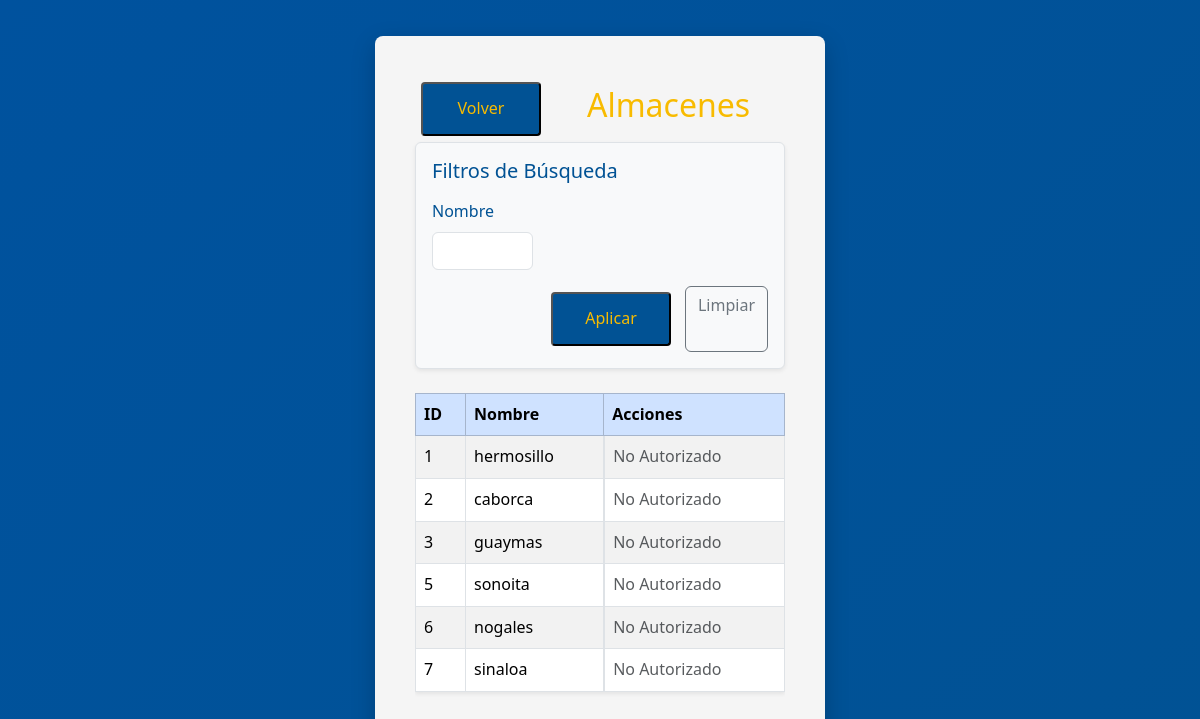
/almacenes (signed in), run on an earlier commit of the app's database.
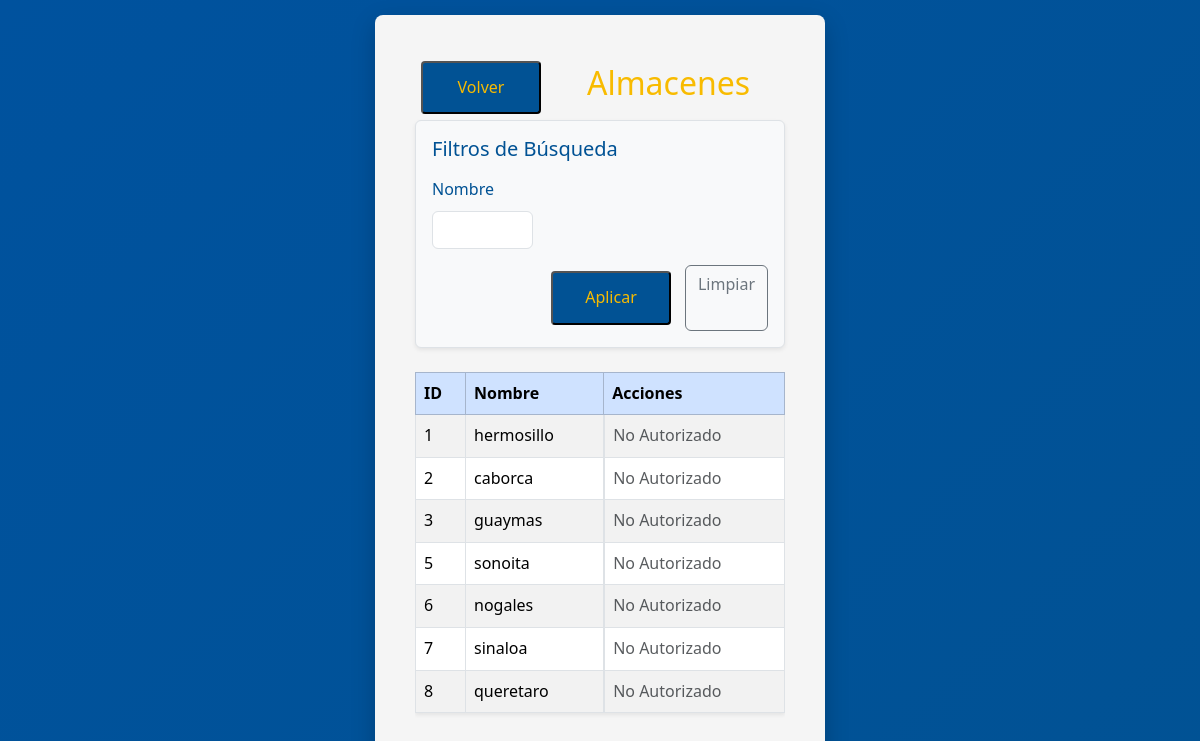
And on a later commit of the database.
### tables this page shows
CREATE TABLE almacenes (
    id INTEGER PRIMARY KEY,
    nombre TEXT NOT NULL
);

### app.py (the view)
@app.route('/almacenes')
@login_requerido
def almacenes():
    conn = get_db_connection()
    cursor = conn.cursor()
    nombre = request.args.get('nombre', '').strip()
    query = 'SELECT * FROM almacenes WHERE 1=1'
    params = []
    if nombre:
        query += ' AND nombre LIKE ?'
        params.append('%' + nombre + '%')
    cursor.execute(query, params)
    almacenes = cursor.fetchall()
    conn.close()
    filter_values = {
        'nombre': nombre
    }
    return render_template('almacenes.html',
                           almacenes=almacenes,
                           usuario=session.get('usuario'),
                           rol=session.get('rol'),
                           filter_values=filter_values)

### app.py (called while the page is built)
def login_requerido(f):
    @wraps(f)
    def decorated_function(*args, **kwargs):
        if 'usuario' not in session:
            flash('Debe iniciar sesión para acceder a esta página', 'warning')
            return redirect(url_for('login'))
        return f(*args, **kwargs)
    return decorated_function

def get_db_connection():
    conn = sqlite3.connect('instance/InventarioBD.db')
    conn.row_factory = sqlite3.Row
    return conn

### templates/almacenes.html (shortened to what this page needs)
<!DOCTYPE html>
<html lang="en">
<head>
    <link href="https://cdn.jsdelivr.net/npm/bootstrap@5.3.3/dist/css/bootstrap.min.css" rel="stylesheet">
    <link rel="stylesheet" href="../static/css/base.css">
    <link rel="stylesheet" href="../static/css/components/buttons.css">
    <link rel="stylesheet" href="../static/css/components/headers.css">
    <link rel="stylesheet" href="../static/css/pages/almacenes.css">
</head>
<body>
<div class="almacenes-container">
    <div class="container-header">
        <button type="button" class="pestana-volver-atras"
                onclick="window.location.href='{{ url_for('inicio') }}'">
            Volver
        </button>
        <h2>Almacenes</h2>
    </div>
    <div class="filtros-busqueda p-3 mb-4 border rounded shadow-sm bg-light">
        <h5 class="mb-3">Filtros de Búsqueda</h5>
        <form method="GET" action="{{ url_for('almacenes') }}">
            <div class="row g-3">
                <div class="col-md-4">
                    <label for="nombre" class="form-label">Nombre</label>
                    <input type="text" id="nombre" name="nombre" class="form-control"
                           value="{{ filter_values.nombre }}">
                </div>
            </div>
            <div class="mt-3 d-flex justify-content-end gap-2">
                <button type="submit">Aplicar</button>
                <a href="{{ url_for('almacenes') }}" class="btn btn-outline-secondary">Limpiar</a>
            </div>
        </form>
    </div>
    <div class="tabla-datos">
        <div class="table-responsive" style="max-height: 400px; overflow-y: auto;">
            <table class="table table-bordered table-hover table-striped align-middle shadow-sm bg-white">
                <thead class="table-primary sticky-top">
                    <tr>
                        <th>ID</th>
                        <th>Nombre</th>
                        <th>Acciones</th>
                    </tr>
                </thead>
                <tbody>
                    {% for a in almacenes %}
                    <tr>
                        <td>{{ a['id'] }}</td>
                        <td>{{ a['nombre'] }}</td>
                        <td class="d-flex gap-1">
                            {% if rol == 'ADMIN' or rol == 'ALMACENES' %}
                                <a href="{{ url_for('modificar_almacen', id=a['id']) }}" class="modify-button">Modificar</a>
                                <form method="POST" action="{{ url_for('eliminar_almacen', id=a['id']) }}"
                                      onsubmit="return confirm('¿Está seguro de que desea eliminar el almacén {{ a['nombre'] }}?');">
                                    <button type="submit" class="eliminar-button">Eliminar</button>
                                </form>
                            {% else %}
                                <span class="text-muted">No Autorizado</span>
                            {% endif %}
                        </td>
                    </tr>
                    {% endfor %}
                </tbody>
            </table>
        </div>
    </div>
</div>
</body>
</html>

### static/css/base.css (style rules this page uses)
:root { --azul-unison: #00529e; --azul-oscuro-unison: #015294; --dorado-unison: #f8bb00; --dorado-oscuro-unison: #d99e30; --blanco: #ffffff; --texto-principal: #333333; }
body { background: linear-gradient(135deg, #00529e 0%, #015294 100%); min-height: 100vh; line-height: 1.6; color: var(--azul-oscuro-unison); display: flex; align-items: center; justify-content: center; margin: 0; font-family: 'Segoe UI', Tahoma, Geneva, Verdana, sans-serif; padding: 0; }

### static/css/components/buttons.css (style rules this page uses)
button, .modify-button, .eliminar-button { padding: 12px 24px; font-size: 16px; min-width: 120px; margin: 6px; border-radius: 4px; cursor: pointer; background-color: var(--azul-oscuro-unison); color: var(--dorado-unison); text-decoration: none; transition: background-color 0.3s ease; font-family: 'Segoe UI', Tahoma, Geneva, Verdana, sans-serif; }
.pestana-volver-atras { justify-self: flex-start; }

### static/css/components/headers.css (style rules this page uses)
.container-header { display: flex; align-items: center; justify-content: flex-start; }
.container-header h2 { display: flex; align-items: center; color: var(--dorado-unison); margin-left: 40px; }

### static/css/pages/almacenes.css (style rules this page uses)
.almacenes-container { background-color: #f5f5f5; border-radius: 8px; padding: 40px; width: 100%; max-width: 450px; box-shadow: 0 8px 24px rgba(0, 0, 0, 0.2); }

What changed in the data, as far as the page shows it:
added almacenes: id "8", nombre "queretaro"
